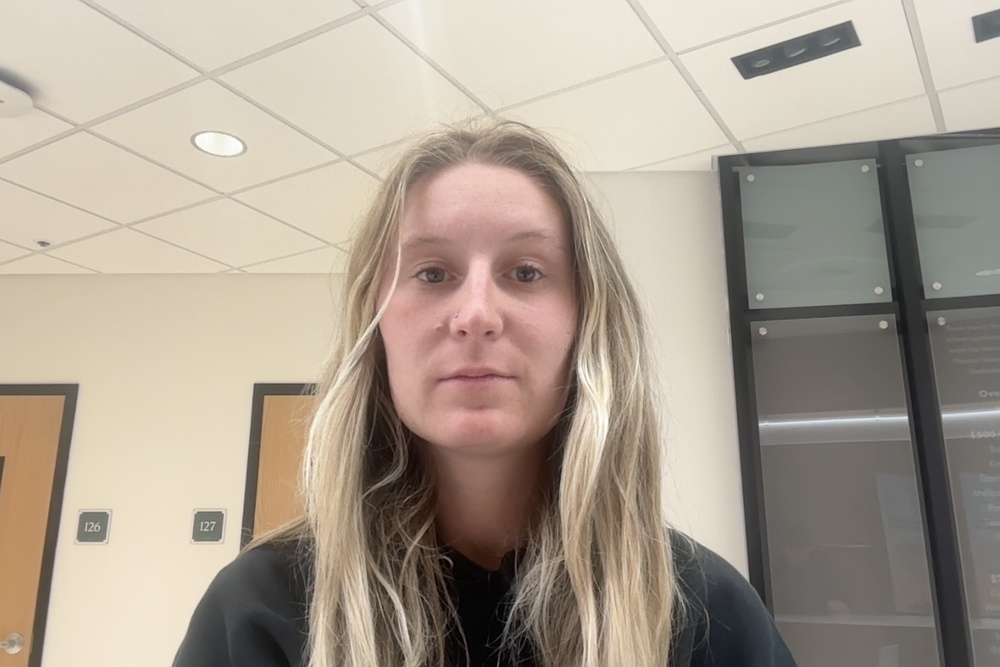
#> input picture images/Annalise/AnnalisePhoto1.jpg, 1000 x 667 px, shrunk from 1440 x 960 before the run; its folder holds only this picture in this run
$ python trainer.py
#> lines starting #> are read from the running program, lines starting #| are printed output that depends on the picture
import os
from PIL import Image
import cv2
import numpy as np
import pickle

# Get the directory of the current file
currentDir = os.path.dirname(os.path.abspath(__file__))

# Append the 'images' folder to the current directory
imagesFolder = os.path.join(currentDir, 'images')

# Initialize a dictionary to store label-to-ID mappings
labelIds = {}

grayscaleImages = []
grayLabels = []
croppedFaces = []
imageLabels = []

cascadePath = cv2.data.haarcascades + "haarcascade_frontalface_default.xml"
faceCascade = cv2.CascadeClassifier(cascadePath)

# Walk through each subfolder in the 'images' directory
for idx, subfolder in enumerate(os.listdir(imagesFolder)):
    subfolderPath = os.path.join(imagesFolder, subfolder)
    print("index: ", idx)
    print("subfolder: ", subfolder)
    print()
    # Check if it's a directory
    if os.path.isdir(subfolderPath):
        # Use the subfolder name as the label and assign it a numerical ID
        labelIds[idx] = subfolder

        for file in os.listdir(subfolderPath):
            if file == ".DS_Store":  # Skip .DS_Store
                continue
            filePath = os.path.join(subfolderPath, file)
            print("file: ", file)
            if file.lower().endswith(('.jpg', '.png', '.jfif')):
                pilImage = Image.open(filePath).convert('L')
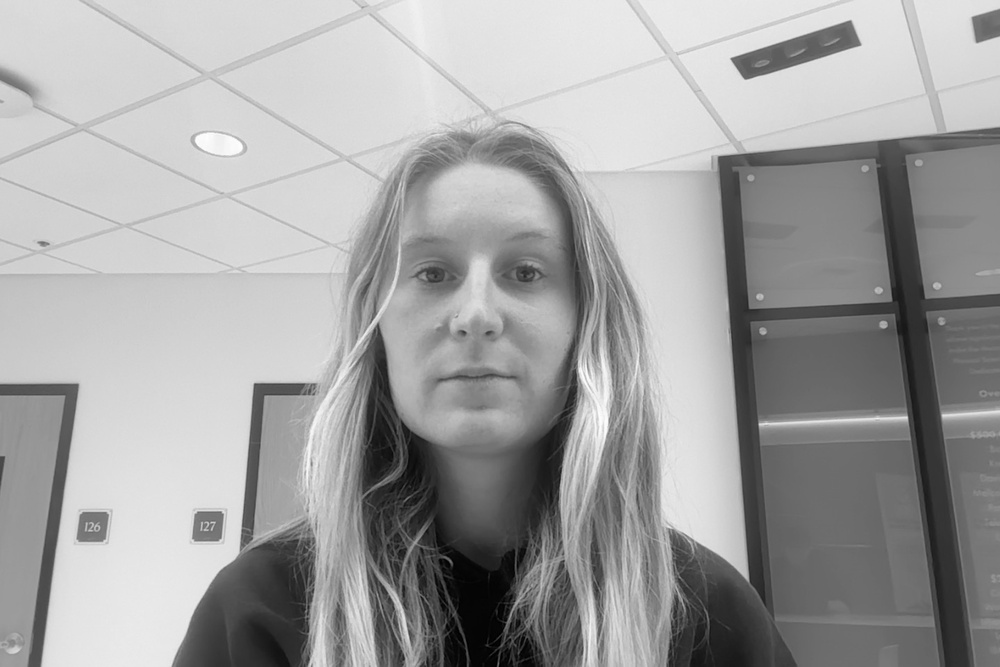
#> pilImage: PIL image 1000x667 L; min 0, max 255, mean 161
                imageArray = np.array(pilImage)

                grayscaleImages.append(pilImage)
                grayLabels.append(idx)

                faces = faceCascade.detectMultiScale(imageArray, scaleFactor=1.1, minNeighbors=5, minSize=(30, 30))
#> faces = [[342, 169, 274, 274]]

                if len(faces) > 0:
                    print("here")
                    # Sort faces by size (width * height) in descending order and pick the largest
                    faces = sorted(faces, key=lambda x: x[2] * x[3], reverse=True)
                    largest_face = faces[0]  # Select the largest face
#> largest_face = [342, 169, 274, 274]
                    x, y, w, h = largest_face
#> x = 342; y = 169; w = 274; h = 274
                    faceRegion = imageArray[y:y + h, x:x + w]  # Crop the face region
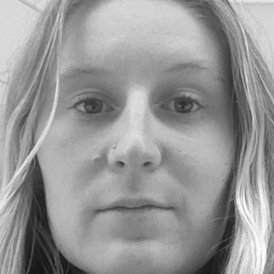
#> faceRegion: shape (274, 274); min 15, max 253, mean 151.1
                    croppedFaces.append(faceRegion)
                    imageLabels.append(idx)

                count = 0
                for (x, y, w, h) in faces:
                    if count == 0:
                        faceRegion = imageArray[y:y + h, x:x + w]  # Crop the face region
                        croppedFaces.append(faceRegion)
                        imageLabels.append(idx)
                        print("added face", subfolder, "with ID", idx)
                        count += 1
#> this loop made 1 pass
#> (x, y, w, h, count) on pass 1: (342, 169, 274, 274, 1)
#| added face Annalise with ID 0
#> after the loop, count = 1; croppedFaces = 2 items; imageLabels = [0, 0]
#> pass 2 of the loop `for idx, subfolder in enumerate(os.listdir(imagesFolder)):`:
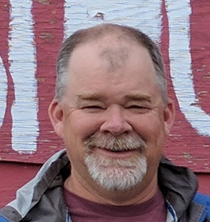
#> input picture images/Hunter/Hunter.png, 210 x 222 px, shrunk from 302 x 319 before the run
#> `pilImage = Image.open(filePath).convert('L')`:
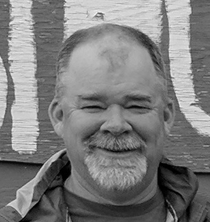
#> pilImage: PIL image 210x222 L; min 0, max 242, mean 125.1
#> faces = [[56, 58, 120, 120]]
#> largest_face = [56, 58, 120, 120]
#> `x, y, w, h = largest_face`: x = 56; y = 58; w = 120
#> `faceRegion = imageArray[y:y + h, x:x + w]`:
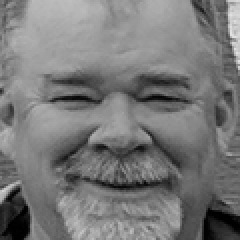
#> faceRegion: shape (120, 120) (shown 2 times larger); min 0, max 226, mean 120.4
#> the loop `for (x, y, w, h) in faces:` made 1 pass
#> (x, y, w, h, count) on pass 1: (56, 58, 120, 120, 1)
#> (printed output is left out)
#> after the loop `for (x, y, w, h) in faces:`: count = 1; croppedFaces = 4 items; imageLabels = [0, 0, 1, 1]

with open("labels.pickle", "wb") as f:
    pickle.dump(labelIds, f)

print("Label-to-ID mapping has been serialized to 'labels.pickle'.")
print("Training the model...")

for face in croppedFaces:
    cv2.imshow("face", face)
    cv2.waitKey(0)
#> this loop made 4 passes
# Step 1: Initialize the LBPH face recognizer
recognizer = cv2.face.LBPHFaceRecognizer_create()

# Step 2: Train the recognizer with the face images and their corresponding labels
recognizer.train(croppedFaces, np.array(imageLabels))

# Step 3: Save the trained model to a file
recognizer.save("trainer.yml")

print("Model has been trained and saved to 'trainer.yml'.")
